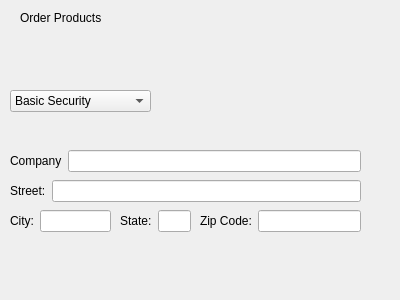
<?xml version="1.0" encoding="UTF-8"?>
<ui version="4.0">
 <class>OrderProduct</class>
 <widget class="QDialog" name="OrderProduct">
  <property name="geometry">
   <rect>
    <x>0</x>
    <y>0</y>
    <width>400</width>
    <height>300</height>
   </rect>
  </property>
  <property name="windowTitle">
   <string>Dialog</string>
  </property>
  <widget class="QLabel" name="label">
   <property name="geometry">
    <rect>
     <x>20</x>
     <y>10</y>
     <width>81</width>
     <height>16</height>
    </rect>
   </property>
   <property name="text">
    <string>Order Products:</string>
   </property>
  </widget>
  <widget class="QWidget" name="layoutWidget_2">
   <property name="geometry">
    <rect>
     <x>120</x>
     <y>210</y>
     <width>71</width>
     <height>22</height>
    </rect>
   </property>
   <layout class="QHBoxLayout" name="horizontalLayout_4">
    <item>
     <widget class="QLabel" name="label_6">
      <property name="text">
       <string>State:</string>
      </property>
     </widget>
    </item>
    <item>
     <widget class="QLineEdit" name="lineEdit_5"/>
    </item>
   </layout>
  </widget>
  <widget class="QWidget" name="layoutWidget">
   <property name="geometry">
    <rect>
     <x>10</x>
     <y>210</y>
     <width>101</width>
     <height>22</height>
    </rect>
   </property>
   <layout class="QHBoxLayout" name="horizontalLayout_3">
    <item>
     <widget class="QLabel" name="label_5">
      <property name="text">
       <string>City:</string>
      </property>
     </widget>
    </item>
    <item>
     <widget class="QLineEdit" name="lineEdit_4"/>
    </item>
   </layout>
  </widget>
  <widget class="QWidget" name="layoutWidget_3">
   <property name="geometry">
    <rect>
     <x>10</x>
     <y>150</y>
     <width>351</width>
     <height>22</height>
    </rect>
   </property>
   <layout class="QHBoxLayout" name="horizontalLayout_2">
    <item>
     <widget class="QLabel" name="label_2">
      <property name="text">
       <string>Company</string>
      </property>
     </widget>
    </item>
    <item>
     <widget class="QLineEdit" name="lineEdit_2"/>
    </item>
   </layout>
  </widget>
  <widget class="QWidget" name="layoutWidget_4">
   <property name="geometry">
    <rect>
     <x>200</x>
     <y>210</y>
     <width>161</width>
     <height>22</height>
    </rect>
   </property>
   <layout class="QHBoxLayout" name="horizontalLayout_5">
    <item>
     <widget class="QLabel" name="label_7">
      <property name="text">
       <string>Zip Code:</string>
      </property>
     </widget>
    </item>
    <item>
     <widget class="QLineEdit" name="lineEdit_6"/>
    </item>
   </layout>
  </widget>
  <widget class="QWidget" name="layoutWidget_5">
   <property name="geometry">
    <rect>
     <x>10</x>
     <y>180</y>
     <width>351</width>
     <height>22</height>
    </rect>
   </property>
   <layout class="QHBoxLayout" name="horizontalLayout">
    <item>
     <widget class="QLabel" name="label_3">
      <property name="text">
       <string>Street:</string>
      </property>
     </widget>
    </item>
    <item>
     <widget class="QLineEdit" name="lineEdit_3"/>
    </item>
   </layout>
  </widget>
  <widget class="QComboBox" name="comboBox">
   <property name="geometry">
    <rect>
     <x>10</x>
     <y>90</y>
     <width>141</width>
     <height>22</height>
    </rect>
   </property>
   <item>
    <property name="text">
     <string>Basic Security</string>
    </property>
   </item>
   <item>
    <property name="text">
     <string>Advanced Security</string>
    </property>
   </item>
   <item>
    <property name="text">
     <string>Training</string>
    </property>
   </item>
   <item>
    <property name="text">
     <string>Basic Maintenance</string>
    </property>
   </item>
   <item>
    <property name="text">
     <string>Yearly Training</string>
    </property>
   </item>
  </widget>
 </widget>
 <resources/>
 <connections/>
</ui>
